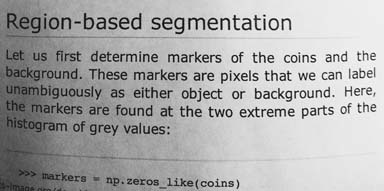
//> input picture input/sample.jpg, 384 x 191 px
$ ./adaptive   (built with g++ and OpenCV 4)
//> lines starting //> are read from the running program, lines starting //| are printed output that depends on the picture
/**
* @Author: daemonslayer
* @Date:   2017-01-16T15:36:21+05:30
* @Last modified by:   daemonslayer
* @Last modified time: 2017-01-16T21:58:48+05:30
*/


#include "opencv2/imgproc/imgproc.hpp"
#include "opencv2/highgui/highgui.hpp"
#include "opencv2/photo/photo.hpp"
#include <stdlib.h>
#include <stdio.h>
#include <iostream>
#include <string>
#include <math.h>
#include "../util.h"


using namespace std;
using namespace cv;


int main(int argc, char const *argv[]) {
  title("Text Extractor : Adaptive");
//> (this line was passed over: title is not available in this run)
  string win_name = "textextractor";

  Mat img_b;
  img_b = imread("../input/sample.jpg");
//> img_b is the input picture: 191 rows x 384 cols, CV_8UC3; min 0, max 255, mean 171.6

  if(img_b.empty()) {
    err_report("Image couldn't be opened");
  }

  Mat img_b_gray;
  cvtColor(img_b, img_b_gray, CV_BGR2GRAY);
  stat_comp("color to gray");
//> (this line was passed over: stat_comp is not available in this run)

  Mat img_b_blur;

  GaussianBlur(img_b_gray, img_b_blur, Size(3, 3), 0, 0);
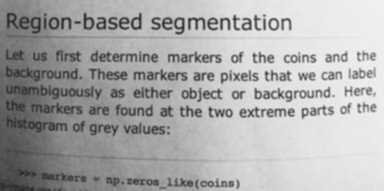
//> img_b_blur: 191 rows x 384 cols, CV_8UC1; min 38, max 241, mean 171.6
  stat_comp("image smoothed");
//> (this line was passed over: stat_comp is not available in this run)
  // medianBlur(img_b_gray, img_b_blur, 3);
  // stat_comp("image smoothed");

  equalizeHist(img_b_blur, img_b_blur);
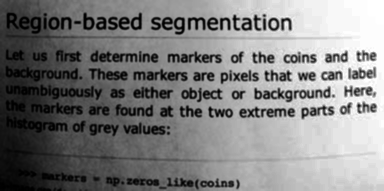
//> img_b_blur: 191 rows x 384 cols, CV_8UC1; min 0, max 255, mean 128.5
  stat_comp("equalize histogram");
//> (this line was passed over: stat_comp is not available in this run)
  // GaussianBlur(img_b_blur, img_b_blur, Size(3, 3), 0, 0);

  Mat img_b_thres;
  adaptiveThreshold(img_b_blur, img_b_thres, 255, ADAPTIVE_THRESH_MEAN_C, THRESH_BINARY, 5, 4);
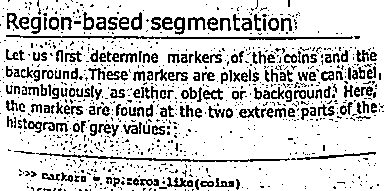
//> img_b_thres: 191 rows x 384 cols, CV_8UC1; 80.7% white; black in thin lines or dots
  stat_comp("adaptive threshold");
//> (this line was passed over: stat_comp is not available in this run)

  fastNlMeansDenoising(img_b_thres, img_b_thres, 3, 7, 21);
  stat_comp("denoising image");
//> (this line was passed over: stat_comp is not available in this run)

  namedWindow(win_name + "_b", CV_WINDOW_AUTOSIZE);
  imshow(win_name + "_b", img_b_thres);

  imwrite("../output/output_b.jpg", img_b_thres);

  waitKey(0);
  return 0;
}
